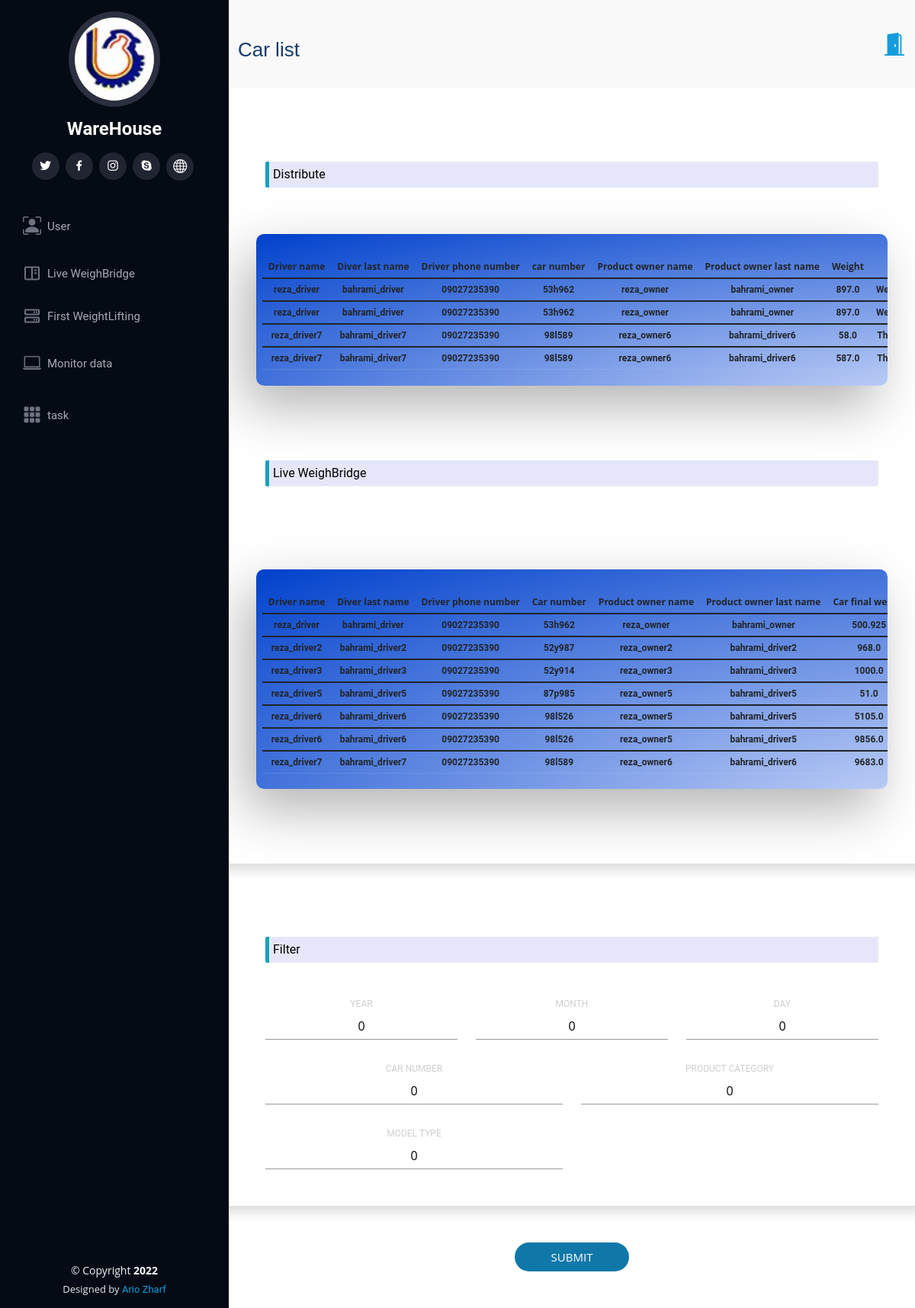
The app's page /car/list/0/0/0/0/0/0/ (signed in), older data.
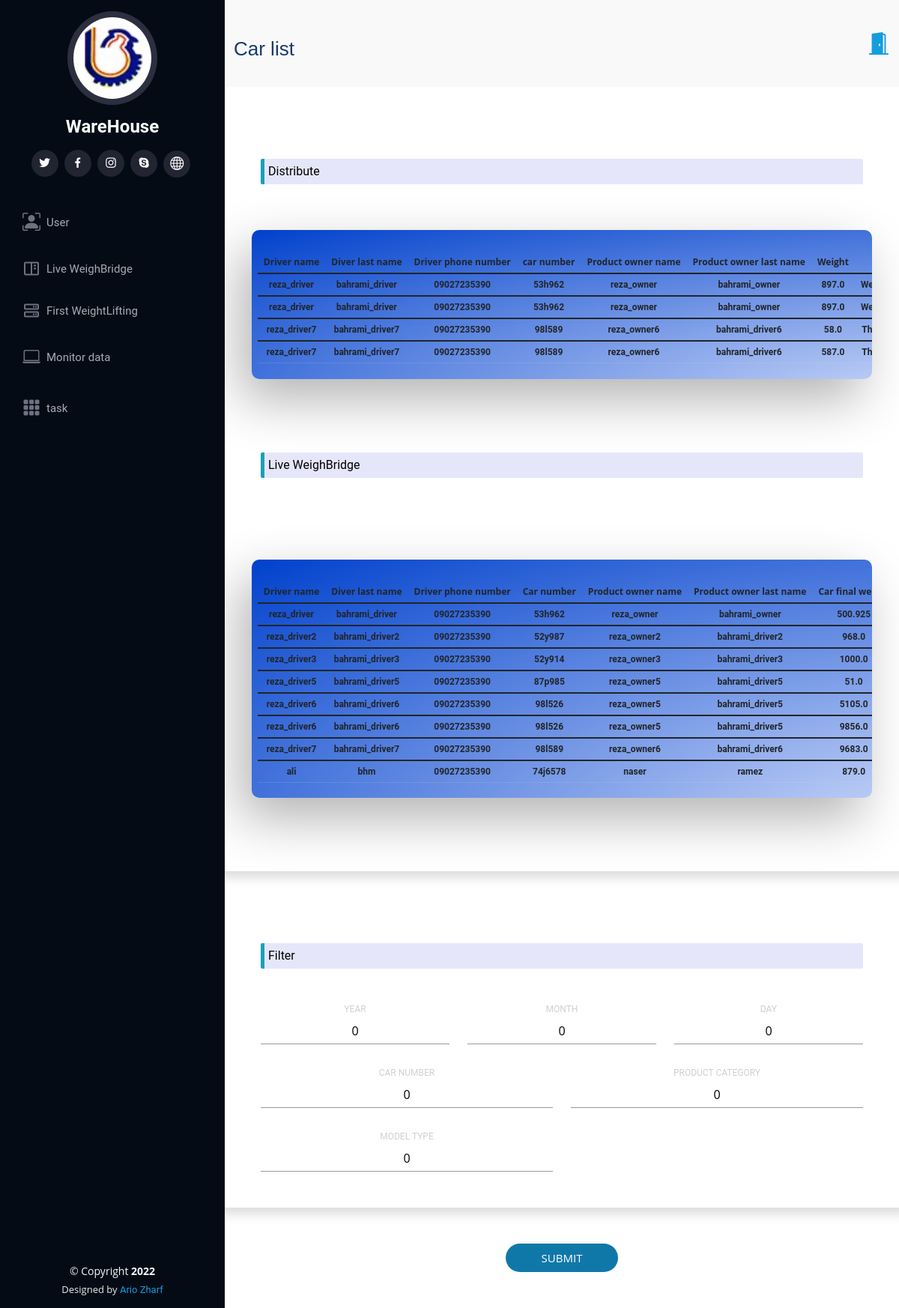
The same page, newer data.
### WareHouseApp/models.py (models this page shows, shortened)
class Driver(models.Model):
    name = models.CharField(max_length=25)
    last_name = models.CharField(max_length=25)
    phone_number = models.CharField(max_length=12)
    driver_id = models.CharField(default=str(uuid1().int), max_length=250, primary_key=True)
    car = models.ForeignKey(Car, on_delete=models.CASCADE)

class Car(models.Model):
    car_number = models.CharField(max_length=20)
    live_product = models.BooleanField(default=True)
    car_id = models.CharField(default=str(uuid1().int), max_length=250, primary_key=True)
    product_owner = models.ForeignKey(ProductOwner, models.PROTECT)

class ProductOwner(models.Model):
    name = models.CharField(max_length=25)
    last_name = models.CharField(max_length=25)
    product_owner_id = models.CharField(default=str(uuid1().int), max_length=300, primary_key=True)

class Distributed(models.Model):
    date = models.FloatField(default=time.time())
    weight = models.FloatField()
    sale_price = models.IntegerField()
    type_of_gender = (('C', "chicken"),
                      ('T', "turkey"),
                      ('Q', "quail"))
    product_category = models.CharField(choices=type_of_gender, max_length=1)
    bill_of_lading = models.CharField(default=str(uuid1().int), max_length=250, primary_key=True)
    number_of_box = models.IntegerField(null=True)
    driver = models.ForeignKey(Driver, on_delete=models.CASCADE)
    first_weight_lifting = models.ForeignKey(FirstWeightLifting, on_delete=models.CASCADE)
    sales_manager = models.ForeignKey(SalesManager, on_delete=models.CASCADE, null=True)

class LiveWeighbridge(models.Model):
    live_weighbridge_id = models.CharField(default=str(uuid1().int), max_length=250, primary_key=True)
    final_weight = models.FloatField(null=True)
    car_weight = models.FloatField(null=True)
    car_empty = models.BooleanField(default=False)
    weighting_date = models.FloatField(default=time.time())
    type_of_gender = (('C', "chicken"),
                      ('T', "turkey"),
                      ('Q', "quail"))
    product_category = models.CharField(max_length=1, choices=type_of_gender)
    slaughter_status = models.BooleanField(default=False)
    slaughter_start_date = models.FloatField(null=True)
    slaughter_finish_date = models.FloatField(null=True)
    buy_price = models.IntegerField()
    Live_Weighbridge_Manager = models.ForeignKey(LiveWeighbridgeManager, on_delete=models.PROTECT, null=True)
    driver = models.ForeignKey(Driver, on_delete=models.PROTECT)

### WareHouseApp/views.py (the view, shortened to what this page needs)
def car_list(requests, car_number='0', product_category='0', model_type='0', year='0', month='0', day='0'):
    if requests.user.is_authenticated:
        ceo_list = models.CEO.objects.all().filter(username=requests.user.username)
        if len(ceo_list) > 0 or requests.user.is_superuser:
            if model_type == '0':
                dist_list = models.Distributed.objects.all()
                lwb_list = models.LiveWeighbridge.objects.all()
            elif model_type == '1':
                dist_list = models.Distributed.objects.all()
                lwb_list = models.LiveWeighbridge.objects.all().filter(car_weight=-5248.0)
            elif model_type == '2':
                dist_list = models.Distributed.objects.all().filter(weight=-5248.0)
                lwb_list = models.LiveWeighbridge.objects.all().filter()
            else:
                dist_list = models.Distributed.objects.all().filter(weight=-5248.0)
                lwb_list = models.LiveWeighbridge.objects.all().filter(car_weight=-5248.0)
            if car_number != '0':
                dist_list = dist_list.filter(driver__car__car_number=car_number)
                lwb_list = lwb_list.filter(driver__car__car_number=car_number)
            if product_category == '1':
                dist_list = dist_list.filter(product_category='C')
                lwb_list = lwb_list.filter(product_category='C')
            elif product_category == '2':
                dist_list = dist_list.filter(product_category='T')
                lwb_list = lwb_list.filter(product_category='T')
            elif product_category == '3':
                dist_list = dist_list.filter(product_category='Q')
                lwb_list = lwb_list.filter(product_category='Q')
            car_temp = loader.get_template('WareHouseApp/car_list.html')
            dist_final_list = []
            for dist in dist_list:
                if dist.product_category == 'C':
                    prod_category = 'chicken'
                elif dist.product_category == 'T':
                    prod_category = 'turkey'
                elif dist.product_category == 'Q':
                    prod_category = 'quail'
                dist_final_list.append([
                    dist.driver.name, dist.driver.last_name, dist.driver.phone_number,
                    dist.driver.car.car_number,
                    dist.driver.car.product_owner.name, dist.driver.car.product_owner.last_name,
                    dist.weight, time.ctime(dist.date), dist.sale_price, prod_category,
                    dist.bill_of_lading, dist.number_of_box
                ])
            lwb_final_list = []
            for lwb in lwb_list:
                if lwb.product_category == 'C':
                    prod_category = 'Chicken'
                elif lwb.product_category == 'T':
                    prod_category = 'turkey'
                elif lwb.product_category == 'Q':
                    prod_category = 'Quail'
                lwb_final_list.append([
                    lwb.driver.name, lwb.driver.last_name, lwb.driver.phone_number,
                    lwb.driver.car.car_number,
                    lwb.driver.car.product_owner.name, lwb.driver.car.product_owner.last_name,
                    lwb.final_weight, lwb.car_weight, lwb.car_empty, time.ctime(lwb.weighting_date),
                    prod_category, lwb.slaughter_status, lwb.slaughter_start_date, lwb.slaughter_finish_date,
                    lwb.buy_price
                ])
            context = {
                'dist_list': dist_final_list,
                'lwb_list': lwb_final_list
            }
            return HttpResponse(car_temp.render(context))
    return HttpResponseRedirect(reverse('Error', args=["you can't access to this page"]))

### WareHouseApp/templates/WareHouseApp/car_list.html (shortened to what this page needs)
{% extends 'WareHouseApp/main.html' %}
{% load static %}
{% block title%}
<h2>Car list</h2>
{% endblock %}
{% block content %}
<div class=" cont">
         <div class="row form sign-in shadow p-5 mb-5 bg-white rounded d-flex align-items-stretch">
             <div class="col-12 mt-5 ">
                 <p class="partition" style="background-color: lavender;
                  border-radius: 2px;
                  border-left-style: solid;
                  border-left-color: #17a2b8;
                  border-left-width: 5px;
                  padding-left: 10px;
                  padding: 5px;
                  color: black;">Distribute</p>
             </div>
             <div class="fresh-table  full-color-blue badge filter badge-blue"  style="overflow-x: scroll;">
                      <table id="fresh-table" class="table">
                        <thead>
                          <th>Driver name</th>
                          <th>Diver last name</th>
                          <th>Driver phone number</th>
                          <th>car number</th>
                          <th>Product owner name</th>
                          <th>Product owner last name</th>
                          <th>Weight</th>
                          <th>Time</th>
                        </thead>
                        {% for dist in dist_list %}
                        <label >
                            <tbody>
                              <tr>
                                <td>{{ dist.0 }}</td>
                                <td>{{ dist.1 }}</td>
                                <td>{{ dist.2 }}</td>
                                <td>{{ dist.3 }}</td>
                                <td>{{ dist.4 }}</td>
                                <td>{{ dist.5 }}</td>
                                <td>{{ dist.6 }}</td>
                                <td>{{ dist.7 }}</td>
                              </tr>
                            </tbody>
                        </label>
                          {% endfor %}
                      </table>
             </div>
              <div class="col-12 mt-5 mb-5">
                 <p class="partition" style="background-color: lavender;
                  border-radius: 2px;
                  border-left-style: solid;
                  border-left-color: #17a2b8;
                  border-left-width: 5px;
                  padding-left: 10px;
                  padding: 5px;
                  color: black;">Live WeighBridge </p>
             </div>
             <div class="fresh-table full-color-blue badge filter badge-blue" style="overflow-x: scroll;" >
                      <table id="fresh-table" class="table">
                        <thead>
                          <th>Driver name</th>
                          <th>Diver last name</th>
                          <th>Driver phone number</th>
                          <th>Car number</th>
                          <th>Product owner name</th>
                          <th>Product owner last name</th>
                          <th>Car final weight</th>
                        </thead>
                        {% for lwb in lwb_list %}
                        <label >
                            <tbody>
                              <tr>
                                <td>{{ lwb.0 }}</td>
                                <td>{{ lwb.1 }}</td>
                                <td>{{ lwb.2 }}</td>
                                <td>{{ lwb.3 }}</td>
                                <td>{{ lwb.4 }}</td>
                                <td>{{ lwb.5 }}</td>
                                <td>{{ lwb.6 }}</td>
                              </tr>
                            </tbody>
                        </label>
                          {% endfor %}
                      </table>
             </div>
         </div>
    </div>
<form action="{% url 'Car_Filter' %}" method="post">
    <div class=" cont">
    <div class="row form sign-in shadow p-5 mb-5 bg-white rounded d-flex align-items-stretch">
       <div class="col-12 ">
         <p class="partition" style="background-color: lavender;
          border-radius: 2px;
          border-left-style: solid;
          border-left-color: #17a2b8;
          border-left-width: 5px;
          padding-left: 10px;
          padding: 5px;
          color: black;">Filter</p>
       </div>
          <div class="col-4">
             <label for="year">
            <span >year</span>
            <input type="text" id="year" name="year"  value="0"/>
          </label>
          </div>
          <div class="col-4">
             <label for="month">
                <span >month</span>
                <input type="text" id="month" name="month" value="0"/>
             </label>
          </div>
         <div class="col-4">
         <label for="day">
            <span >day</span>
            <input  type="text" id="day" name="day" value="0"/>
         </label>
         </div>
         <div class="col-6">
         <label for="car_number">
            <span >Car number</span>
            <input  type="text" id="car_number" name="car_number" value="0"/>
         </label>
         </div>
         <div class="col-6">
         <label for="product_category">
            <span >Product category</span>
            <input  type="text" id="product_category" name="product_category" value="0"/>
         </label>
         </div>
         <div class="col-6">
         <label for="model_type">
            <span >Model type</span>
            <input  type="text" id="model_type" name="model_type" value="0"/>
         </label>
         </div>
    </div>
            <button type="submit" class="submit text-center col-2 p-2 mb-5">submit</button>
    </div>
</form>
{% endblock %}

### WareHouseApp/templates/WareHouseApp/main.html (shortened to what this page needs)
<!DOCTYPE html>
{% load static %}
<html lang="en">
<head>
  <link href="https://www.google.com/maps/place/%D8%B4%D8%B1%D9%83%D8%AA+%D9%84%D9%8A%D8%B2%D9%8A%D9%86%DA%AF+%D8%B5%D9%86%D8%B9%D8%AA+%D9%88+%D9%85%D8%B9%D8%AF%D9%86%E2%80%AD/@36.6651516,48.5017527,18z/data=!3m1!4b1!4m8!1m2!2m1!1z2LLZhtis2KfZhiDahtmH2KfYsdix2KfZhyDZhdi52YTZhQ!3m4!1s0x3ff610e998348c67:0x2e076c8b79698fbf!8m2!3d36.665225!4d48.5006824" rel="stylesheet">
  <link href="{% static 'WareHouseApp/vendor/aos/aos.css' %}" rel="stylesheet">
  <link href="{% static 'WareHouseApp/vendor/bootstrap/css/bootstrap.min.css' %}" rel="stylesheet">
  <link href="{% static 'WareHouseApp/vendor/bootstrap-icons/bootstrap-icons.css' %}" rel="stylesheet">
  <link href="{% static 'WareHouseApp/vendor/boxicons/css/boxicons.min.css' %}" rel="stylesheet">
  <link href="{% static 'WareHouseApp/vendor/glightbox/css/glightbox.min.css' %}" rel="stylesheet">
  <link href="{% static 'WareHouseApp/vendor/swiper/swiper-bundle.min.css' %}" rel="stylesheet">
  <link href="{% static  'WareHouseApp/assets/css/fresh-bootstrap-table.css' %}" rel="stylesheet" />
  <link href="{% static  'WareHouseApp/assets/css/demo.css' %}" rel="stylesheet" />
  <link href="{% static 'WareHouseApp/css/logincss.css' %}" rel="stylesheet">
  <link href="{% static 'WareHouseApp/css/style.css' %}" rel="stylesheet">
</head>
<body>
  <header id="header">
    <div class="d-flex flex-column">
      <div class="profile">
        <img src="{% static 'WareHouseApp/img/arm.jpeg' %}" alt="" class="img-fluid rounded-circle">
        <h1 class="text-light"><a href="index.html">WareHouse</a></h1>
        <div class="social-links mt-3 text-center">
          <a href="#" class="twitter"><i class="bx bxl-twitter"></i></a>
          <a href="#" class="facebook"><i class="bx bxl-facebook"></i></a>
          <a href="https://instagram.com/tiyurzanjan.ir/" class="instagram"><i class="bx bxl-instagram"></i></a>
          <a href="#" class="google-plus"><i class="bx bxl-skype"></i></a>
          <a href="https://tiyurzanjan.ir/" class="linkedin"><i class="bi bi-globe"></i></a>
        </div>
      </div>
      <nav id="navbar" class="nav-menu navbar">
        <ul>
          <li><a href="{% url 'User_url' %}" class="nav-link scrollto"><i class="bi bi-person-bounding-box"></i> <span>User</span></a></li>
          <li><a href="{% url 'live_WeighBridge' %}" class="nav-link scrollto"><i class="bx bx-book-content"></i> <span>Live WeighBridge</span></a></li>
          <li><a href="{% url 'first_WeightLifting' %}" class="nav-link scrollto"><i class="bx bx-server"></i> <span>First WeightLifting</span></a></li>
          <li><a href="{% url 'monitor_data' %}" class="nav-link scrollto"><i class="bi bi-laptop"></i> <span>Monitor data</span></a></li>
          <li><a href="{% url 'task' %}" class="nav-link scrollto"><i class="bi bi-grid-3x3-gap-fill"></i> <span>task</span></a></li>
        </ul>
      </nav>
    </div>
  </header>
  <main id="main">
    <section class="breadcrumbs">
      <div class="container">
        <div class="d-flex justify-content-between align-items-center">
          {% block title %}{% endblock %}
          <ol>
            <li><a href="{% url 'LogOut' %}" class="bi bi-door-open-fill size-7 " style="font-size: 30px"></a></li>
          </ol>
        </div>
      </div>
    </section>
    {% block content %}
    {% endblock %}
  </main>
  <footer id="footer">
    <div class="container">
      <div class="copyright">
        &copy; Copyright <strong><span>2022</span></strong>
      </div>
      <div class="credits">
        Designed by <a href="https://bootstrapmade.com/">Ario Zharf</a>
      </div>
    </div>
  </footer>
</body>
</html>

Row changes from the older to the newer data that the page shows:
added Driver: name "ali", last_name "bhm", phone_number "09027235390"
added Car: car_number "74j6578"
added ProductOwner: name "naser", last_name "ramez"
added LiveWeighbridge: final_weight "879.0"
